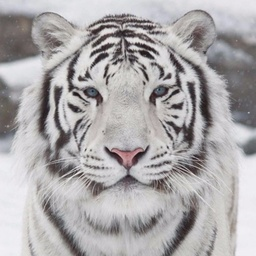
#> input picture samples/img6.jpg, 256 x 256 px, shrunk from 1080 x 1080 before the run
$ python PoissonSharpening.py
#> lines starting #> are read from the running program, lines starting #| are printed output that depends on the picture
### helper.py
import warnings
warnings.filterwarnings('ignore')
import cv2
import numpy as np
import matplotlib.pyplot as plt
# %matplotlib inline
import os
from random import random
import time
import scipy as sp
import scipy.sparse.linalg
from typing import List, Tuple
def get_image(img_path: str, mask: bool=False, scale: bool=True) -> np.array:
    """
    Gets image in appriopiate format

    Parameters:
    img_path (str): Image path
    mask (bool): True if read mask image
    scale (bool): True if read and scale image to 0-1

    Returns:
    np.array: Image in numpy array
    """
    if mask:
        img = cv2.imread(img_path, cv2.IMREAD_GRAYSCALE)
        _, binary_mask = cv2.threshold(img, 127, 255, cv2.THRESH_BINARY)
        return np.where(binary_mask == 255, 1, 0)

    if scale:
        return cv2.cvtColor(cv2.imread(img_path), cv2.COLOR_BGR2RGB).astype('double') / 255.0

    return cv2.cvtColor(cv2.imread(img_path), cv2.COLOR_BGR2RGB)


def show_images(
    imgs: List[np.array], titles: List[str], figsize: Tuple[int]=(15, 10)
) -> None:
    """
    Show images with tites

    Parameters:
    imgs (List): List of images
    titles (List): List of titles
    figsize (Tuple): Figure size
    """
    idx = 1
    fig = plt.figure(figsize=figsize)

    for img, title in zip(imgs, titles):
        ax = fig.add_subplot(1, len(imgs), idx)
        ax.imshow(img)
        ax.set_xticks([])
        ax.set_yticks([])
        ax.set_xlabel(title)
        idx += 1
    plt.show()
def neighbours(i: int, j: int, max_i: int, max_j: int) -> List[Tuple[int, int]]:
    """
    Returns 4-connected neighbours for given pixel point.
    :param i: i-th index position
    :param j: j-th index position
    :param max_i: max possible i-th index position
    :param max_j: max possible j-th index position
    """
    pairs = []

    for n in [-1, 1]:
        if 0 <= i+n <= max_i:
            pairs.append((i+n, j))
        if 0 <= j+n <= max_j:
            pairs.append((i, j+n))

    return pairs

### PoissonSharpening.py
import warnings
warnings.filterwarnings('ignore')
import cv2
import numpy as np
import matplotlib.pyplot as plt
# %matplotlib inline
import os
from random import random
import time
import scipy as sp
import scipy.sparse.linalg
from typing import List, Tuple
import helper
def poisson_sharpening(
    img: np.ndarray,
    alpha: int
) -> np.ndarray:
    """
    Returns a shapren image with strenght of alpha.
    :param img: the image
    :param alpha: edge threshold and gradient scaler
    """
    img_h, img_w = img.shape[:2]
    img_s = img.copy()

    im2var = np.arange(img_h * img_w).reshape(img_h, img_w)

    A = sp.sparse.lil_matrix((img_h*img_w*4*2, img_h*img_w))
    b = np.zeros(img_h*img_w*4*2)

    e = 0
    for y in range(img_h):
        for x in range(img_w):
            A[e, im2var[y][x]] = 1
            b[e] = img_s[y][x]
            e += 1

            for n_y, n_x in helper.neighbours(y, x, img_h-1, img_w-1):
                A[e, im2var[y][x]] = 1
                A[e, im2var[n_y][n_x]] = -1

                b[e] = alpha * (img_s[y][x] - img_s[n_y][n_x])
                e += 1

    A = sp.sparse.csr_matrix(A)
    v = sp.sparse.linalg.lsqr(A, b)[0]

    return np.clip(v.reshape(img_h, img_w), 0, 1)
def run():
    # Load Image and set up parameters
    img = helper.get_image('samples/img6.jpg')
    alpha = 9.0

    #Run function, don't do anything
    sharpen_img = np.zeros(img.shape)
    for b in np.arange(3):
        sharpen_img[:,:,b] = poisson_sharpening(img[:,:,b], alpha)
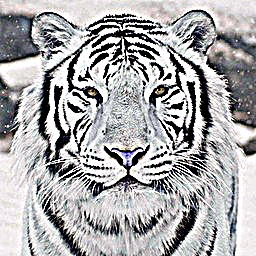
#> sharpen_img: shape (256, 256, 3) float64; mean B, G, R 0.673, 0.666, 0.669
    helper.show_images(
    [img, sharpen_img],
    ["Original image", "Sharpen image"],
    figsize=(8, 8)
    )
#> the loop in show_images, `for img, title in zip(imgs, titles):` made 2 passes
#> (title, idx) on passes 1 to 2: ('Original image', 2), ('Sharpen image', 3)
#> after the loop in show_images, `for img, title in zip(imgs, titles):`: idx = 3
#> in show_images, `plt.show()`:
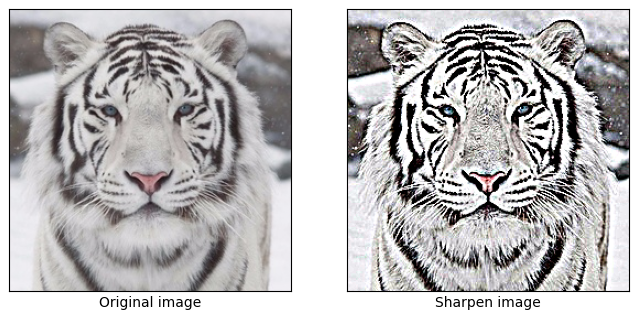
#> figure drawn by matplotlib, 2 panels; B, G, R data is drawn as R, G, B
run()
